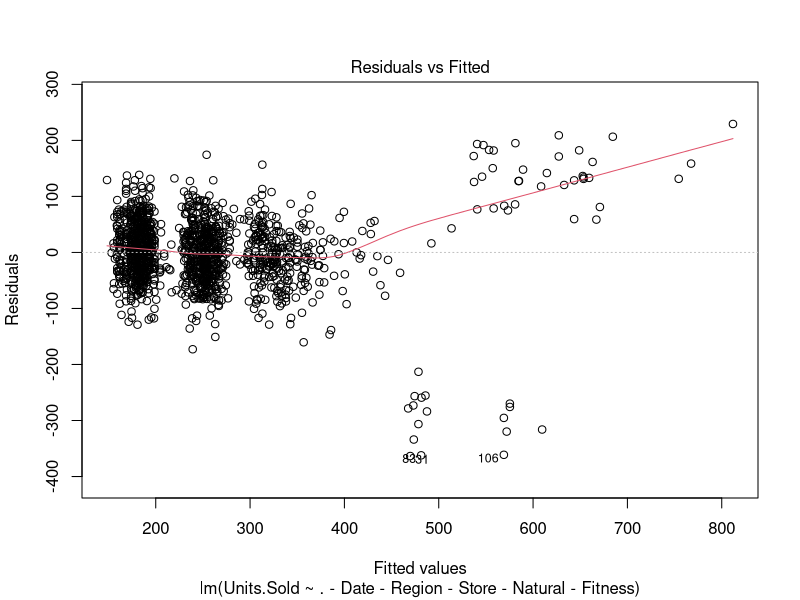
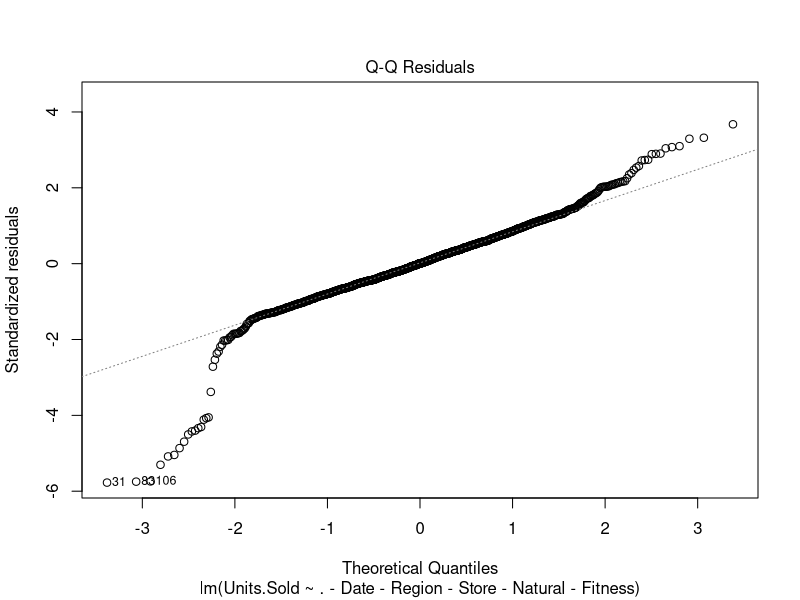
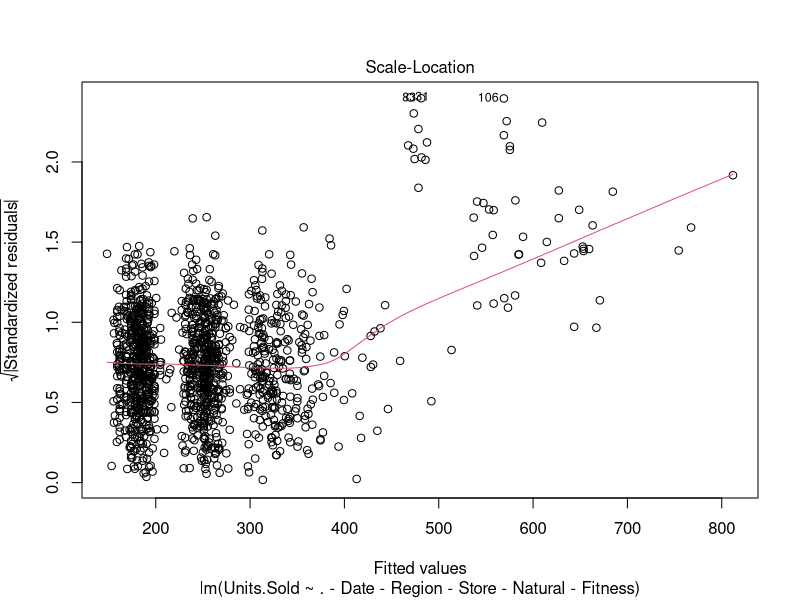
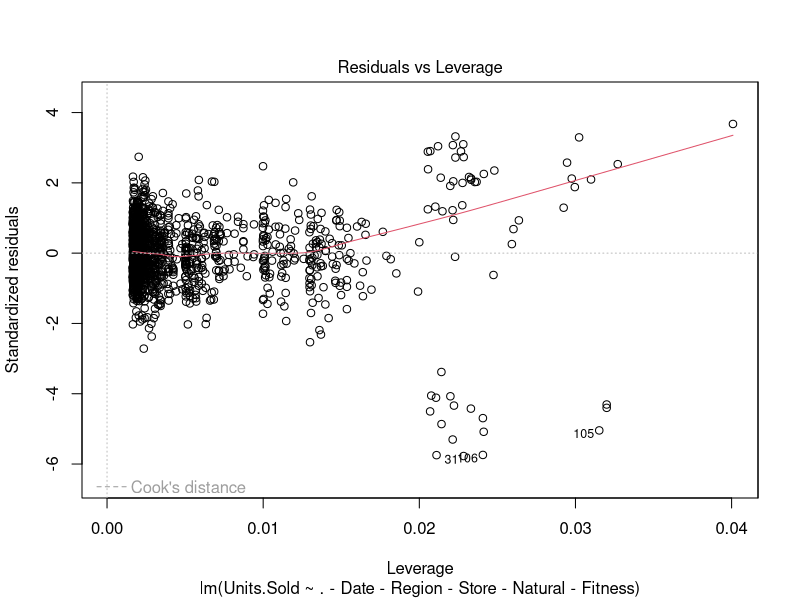
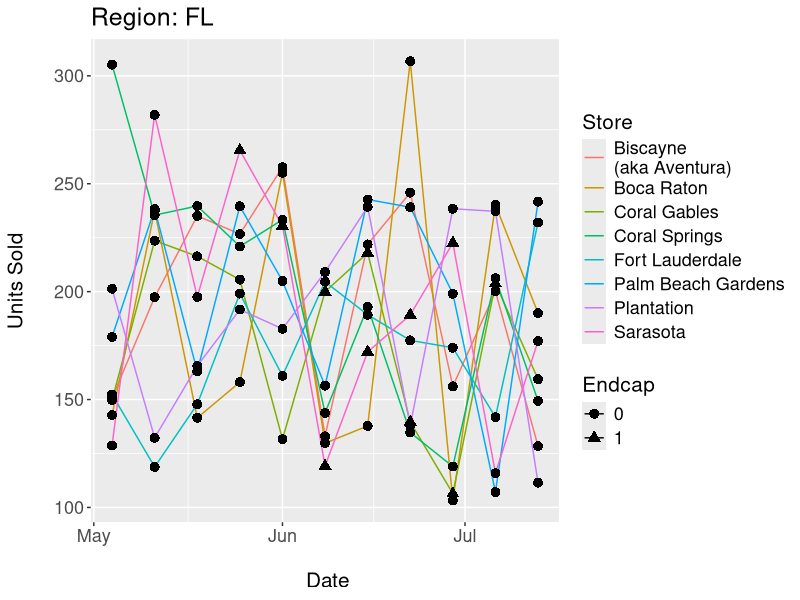
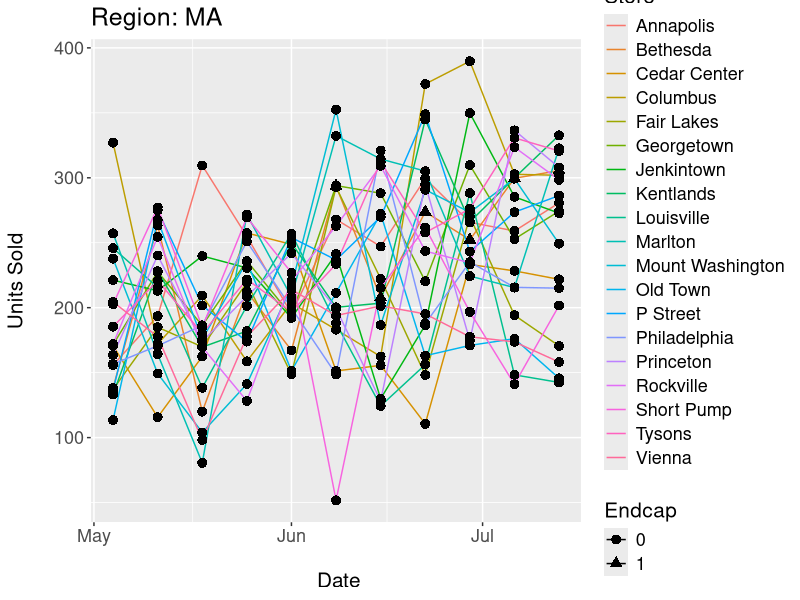
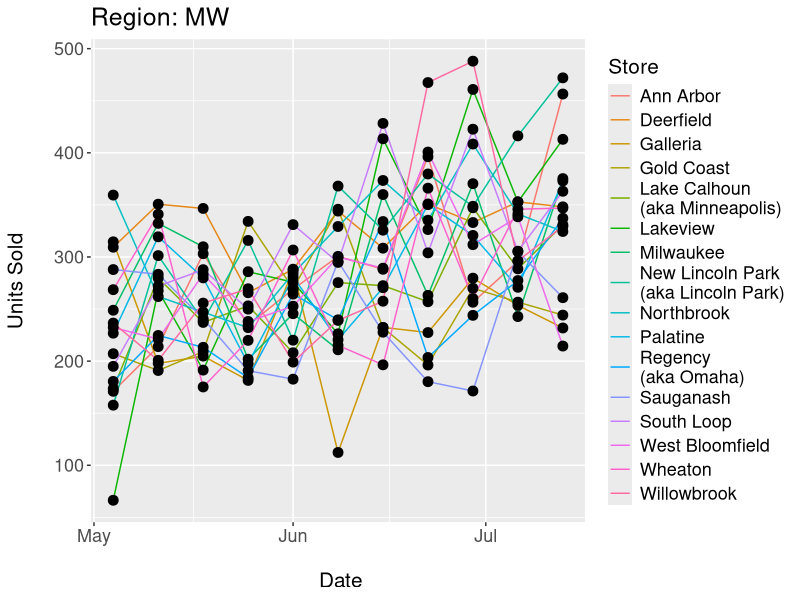
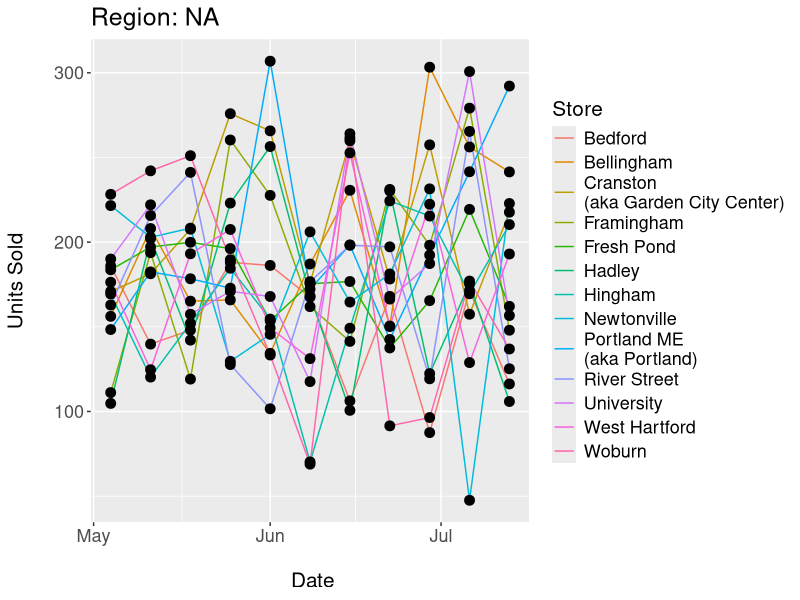

Recreate these plots in R, in order.
library(ggplot2)
library(lmtest)

df <- read.csv("goodBellyData.csv", header=T, stringsAsFactors = F)
str(df)
sum(!is.na(df[,13:41])) #Only NAs for cols 13:41
df <- df[,1:12]
df$Date <- as.Date(df$Date, format = "%m/%d/%y")
df$Region[is.na(df$Region)] <- "NA"
df$Region <- as.factor(df$Region)
df$Store <- as.factor(df$Store)
df$Store <- sub("\\(", "\n\\(", df$Store)
df$Endcap <- as.factor(df$Endcap)

lm_complete <- lm(data = df, Units.Sold~.-Date-Region-Store)
summary(lm_complete)

lm_2 <- lm(data = df, Units.Sold~.-Date-Region-Store-Natural-Fitness)
summary(lm_2)

plot(lm_2)
resettest(lm_2, 2, "fitted")

lm_3 <- lm(data = df, Units.Sold~(.-Date-Region-Store-Natural-Fitness)^2)
summary(lm_3)

lm_4 <- lm(data = df, Units.Sold~.-Date-Region-Store-Natural-Fitness+Sales.Rep:Endcap)
summary(lm_4)

subsets <- split(df, df$Region, drop=TRUE)
summaries <- list()
for(i in 1:length(subsets)){
  print(i)
  df_tmp <- subsets[[i]]
  region <- levels(df_tmp$Region)[i]
  include_Sales.Rep <- if(length(unique(df_tmp$Sales.Rep))==1){F}else{T}
  include_Endcap <- if(length(unique(df_tmp$Endcap))==1){F}else{T}
  include_Demo <- if(length(unique(df_tmp$Demo))==1){F}else{T}
  include_Demo1.3 <- if(length(unique(df_tmp$Demo1.3))==1){F}else{T}
  include_Demo4.5 <- if(length(unique(df_tmp$Demo4.5))==1){F}else{T}
  include_Natural <- F # don't need Natural, insignificant for all
  include_Fitness <- F # don't need Fitness, insignificant for all
  df_tmp <- df_tmp[, 
                   c(T,
                     F, # don't need region again
                     T,
                     T,
                     T,
                     include_Sales.Rep,
                     include_Endcap,
                     include_Demo,
                     include_Demo1.3,
                     include_Demo4.5,
                     include_Natural,
                     include_Fitness)]
  lm_tmp <- lm(data=df_tmp, Units.Sold~.-Date-Store)
  summary(lm_tmp)
  summaries[[i]] <- summary(lm_tmp)
  png(paste0(region, ".png", sep=""), width = 800, height = 500)
  if(include_Endcap){
    print(ggplot(df_tmp, aes(Date, Units.Sold)) +
            geom_line(aes(group = Store, color= Store), show.legend = TRUE) +
            geom_point(aes(Date, Units.Sold, shape = Endcap), size=3) +
            xlab("\n Date") +
            ylab("Units Sold\n") +
            ggtitle(paste("Region: ", region, sep = "")) +
            theme(axis.text = element_text(size=13),
                  title = element_text(size=15),
                  legend.text = element_text(size=13)))
  } else{
    print(ggplot(df_tmp, aes(Date, Units.Sold)) +
            geom_line(aes(group = Store, color= Store), show.legend = TRUE) +
            geom_point(aes(Date, Units.Sold), size=3) +
            xlab("\n Date") +
            ylab("Units Sold\n") +
            ggtitle(paste("Region: ", region, sep = "")) +
            theme(axis.text = element_text(size=13),
                  title = element_text(size=15),
                  legend.text = element_text(size=13)))
  }
  dev.off()
  #ggsave(paste0("salesPerStore_", region, ".pdf", sep=""), width=11, height=8.5)
  #readline()
}
summaries

t.test(df$Units.Sold[df$Endcap==1],df$Units.Sold[df$Endcap==0])
t.test(df$Units.Sold[df$Demo==1], df$Units.Sold[df$Demo==0])
